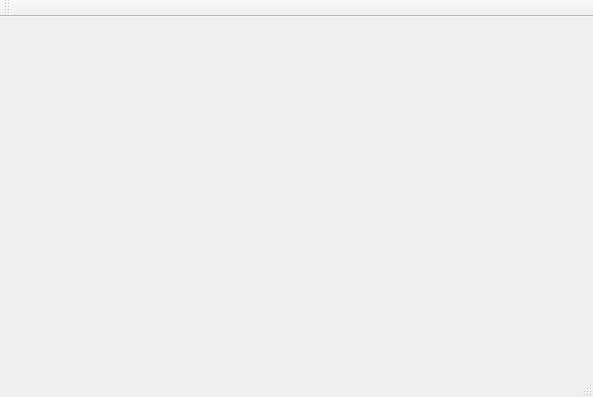
<?xml version="1.0" encoding="UTF-8"?>
<ui version="4.0">
 <class>MainWindow</class>
 <widget class="QMainWindow" name="MainWindow">
  <property name="geometry">
   <rect>
    <x>0</x>
    <y>0</y>
    <width>593</width>
    <height>397</height>
   </rect>
  </property>
  <property name="windowTitle">
   <string>MainWindow</string>
  </property>
  <widget class="QWidget" name="centralWidget">
   <widget class="QLabel" name="label">
    <property name="geometry">
     <rect>
      <x>10</x>
      <y>10</y>
      <width>571</width>
      <height>331</height>
     </rect>
    </property>
    <property name="text">
     <string/>
    </property>
   </widget>
  </widget>
  <widget class="QMenuBar" name="menuBar">
   <property name="geometry">
    <rect>
     <x>0</x>
     <y>0</y>
     <width>593</width>
     <height>28</height>
    </rect>
   </property>
  </widget>
  <widget class="QToolBar" name="mainToolBar">
   <attribute name="toolBarArea">
    <enum>TopToolBarArea</enum>
   </attribute>
   <attribute name="toolBarBreak">
    <bool>false</bool>
   </attribute>
  </widget>
  <widget class="QStatusBar" name="statusBar"/>
 </widget>
 <layoutdefault spacing="6" margin="11"/>
 <resources/>
 <connections/>
</ui>
